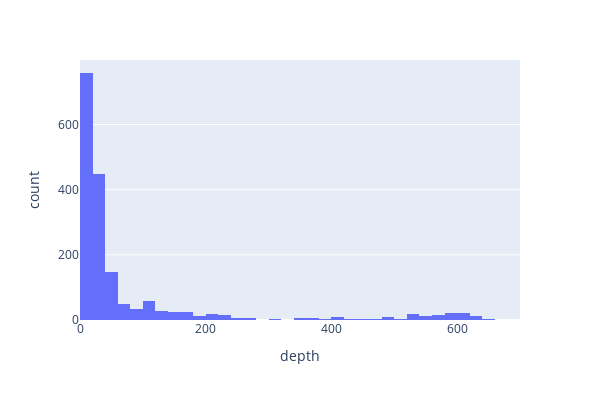

Notebook code for this chart:
### Markdown cell above
You can use the interactive plotting package Plotly. First we will show a histogram of the event depth using the function ``histogram``

### Code cell
fig = px.histogram(quake,   #specify what dataframe to use
             x="depth",  #specify the variable for the histogram 
             nbins=50,       #number of bins for the histogram 
             height=400,     #dimensions of the figure
             width=600);
fig.show()

### Figure 1 — Plotly figure (JSON) as saved in the notebook; plotly's stock layout.template omitted (floating-point values rounded to 4 significant figures; data arrays with more than 128 entries replaced by an {"elided": "..."} marker saying what was removed)
{"data": [{"alignmentgroup": "True", "bingroup": "x", "hovertemplate": "depth=%{x}<br>count=%{y}<extra></extra>", "legendgroup": "", "marker": {"color": "#636efa", "pattern": {"shape": ""}}, "name": "", "nbinsx": 50, "offsetgroup": "", "orientation": "v", "showlegend": false, "type": "histogram", "x": {"elided": "1785 float values"}, "xaxis": "x", "yaxis": "y"}], "layout": {"barmode": "relative", "height": 400, "legend": {"tracegroupgap": 0}, "margin": {"t": 60}, "width": 600, "xaxis": {"anchor": "y", "autorange": true, "domain": [0, 1], "range": [0, 700], "title": {"text": "depth"}, "type": "linear"}, "yaxis": {"anchor": "x", "autorange": true, "domain": [0, 1], "range": [0, 797.9], "title": {"text": "count"}}}}
